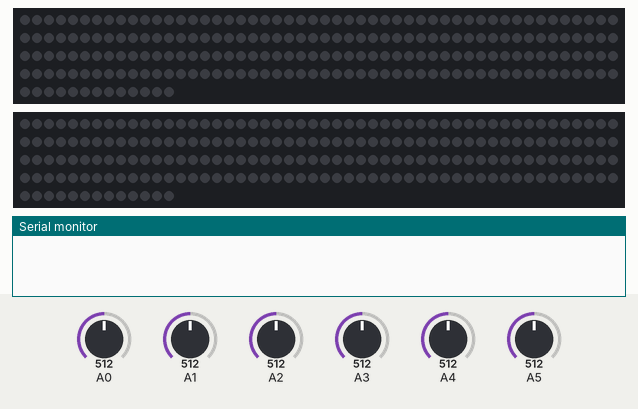
Bench run of a sketch on a simulated Arduino Uno, built with avr-gcc and run on an emulated ATmega328P. On the bench: 2 × 213 RGB LEDs in strip order, left to right, continuing on the next row, the last lines printed to the serial monitor. The test bench sets the inputs (shaded band); at power-on: A0 = 512, A1 = 512, A2 = 512, A3 = 512, A4 = 512, A5 = 512.

Above: at 1.2 s.
1.3 s: A0 set to 521
At 1.7 s:
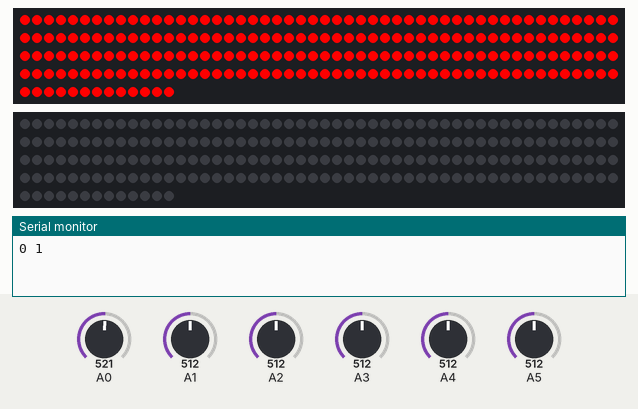
2.8 s: A1 set to 526
At 4.0 s:
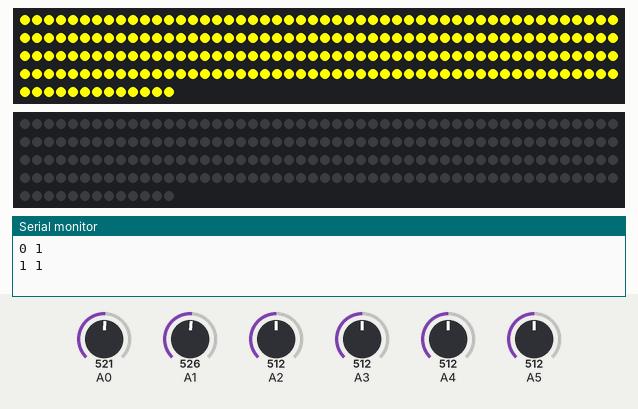
4.3 s: A2 set to 529
At 5.4 s:
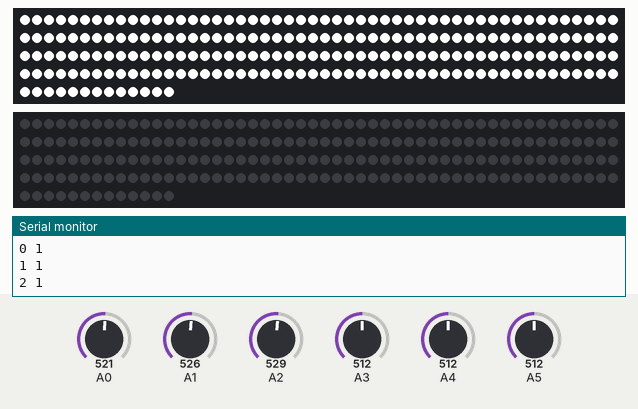
5.8 s: A3 set to 716
At 6.7 s:
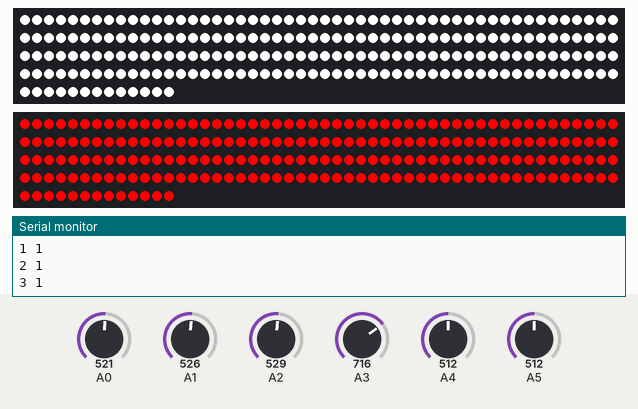
7.3 s: A4 set to 716
At 8.0 s:
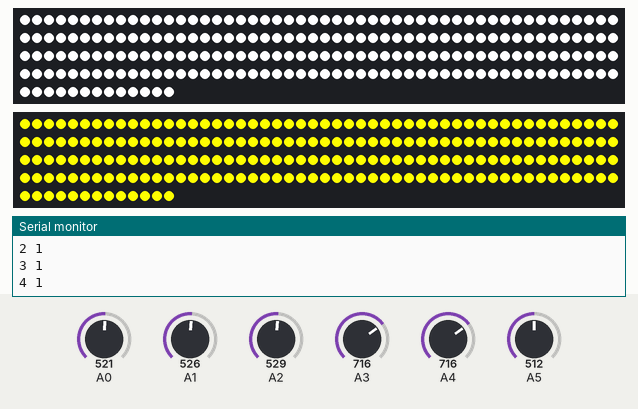
8.8 s: A0 set to 502
At 9.2 s:
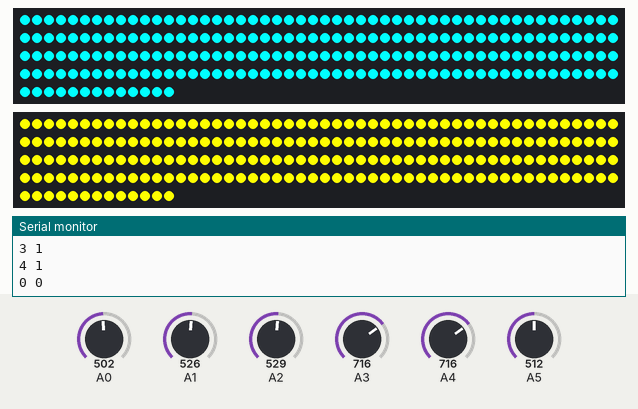
Timing chart, 0 to 11.3 s (numbered marks = the images above; inputs shaded):
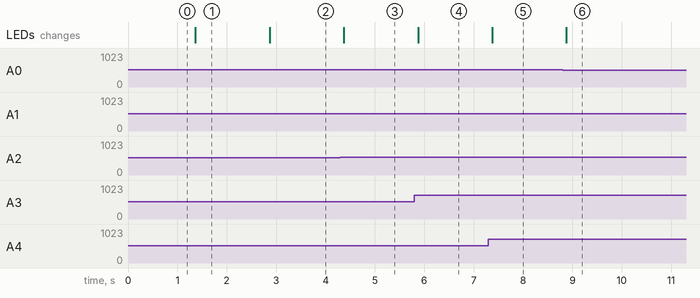

Measured:
- the behaviour switches between 512 and 513 on A0 (found by bisection; images 0 and 1)
- the behaviour switches between 512 and 513 on A1 (found by bisection; images 1 and 2)
- the behaviour switches between 512 and 513 on A2 (found by bisection; images 2 and 3)
- after the input at 1.3 s, the LEDs: change after 0.06 s (image 1)
- after the input at 2.8 s, the LEDs: change after 0.07 s (image 2)
- after the input at 4.3 s, the LEDs: change after 0.07 s (image 3)
- after the input at 5.8 s, the LEDs: change after 0.07 s (image 4)
- after the input at 7.3 s, the LEDs: change after 0.08 s (image 5)
- after the input at 8.8 s, the LEDs: change after 0.08 s (image 6)

The sketch:

ES_Transceiver_09.ino
```cpp
/*
 * https://github.com/FastLED/FastLED/wiki/Pixel-reference
 * OctoWS2811: 2,14,7,8,6,20,21,5
 * Teensy: 0,1,23,22,19,18,17
 */

#if defined(TEENSYDUINO)
  #define BAUD 115200
#else
  #define BAUD 9600
#endif

#include<FastLED.h>

#define NUM_LEDS 213
#define BRIGHTNESS 255
#define DEBUG false

CRGB leds[2][NUM_LEDS];

int a, b, c, d, e, f;
float ax, bx, cx, dx, ex, fx;
float al, bl, cl, dl, el, fl;

void setup(){
  Serial.begin(BAUD);
  FastLED.setBrightness(BRIGHTNESS);
  FastLED.addLeds<NEOPIXEL,11>(leds[0],NUM_LEDS);
  FastLED.addLeds<NEOPIXEL,12>(leds[1],NUM_LEDS);
  FastLED.clear();
  FastLED.show();
  setColorRange(255,0,0,0,NUM_LEDS,0);
  setColorRange(255,0,0,0,NUM_LEDS,1);
}

void loop(){
  if (DEBUG) return;

  readSimple(0, ax, al);
  readSimple(1, bx, bl);
  readSimple(2, cx, cl);
  readSimple(3, dx, dl);
  readSimple(4, ex, el);
  readSimple(5, fx, fl);
  //readAdvanced(23, cx, cl, 100, 300);

  a = (int)ax;
  a = map(a,0,1,0,255);

  b = (int)bx;
  b = map(b,0,1,0,255);

  c = (int)cx;
  c = map(c,0,1,0,255);

  setColorRange(a,b,c,0,NUM_LEDS,0);

  d = (int)dx;
  d = map(d,0,1,0,255);

  e = (int)ex;
  e = map(e,0,1,0,255);

  f = (int)fx;
  f = map(f,0,1,0,255);

  setColorRange(d,e,0,0,NUM_LEDS,1);

  delay(10);
}
```

Lights.ino
```cpp
void setColorRange(byte r, byte g, byte b, int startIndex, int endIndex, byte index){
  for (int i = startIndex; i < endIndex; i++){
    leds[index][i].setRGB(r,g,b);
  }
  FastLED.show();
}
```

Math.ino
```cpp
const int numReadings = 6;

int readings[numReadings];
int readIndex = 0;
int total = 0;
int average = 0;
bool first = true;

int smooth(int val) {

  if (first){
    first = false;
    for (byte i = 0; i < numReadings; i++) readings[i] = 0;
  }

  total = total - readings[readIndex];
  readings[readIndex] = val;
  total = total + readings[readIndex];
  readIndex = readIndex + 1;

  if (readIndex >= numReadings)
    readIndex = 0;

  average = total / numReadings;

  return average;

  delay(1);
}

double mapf(double val, double in_min, double in_max, double out_min, double out_max) {
  return (val - in_min) * (out_max - out_min) / (in_max - in_min) + out_min;
}

float lerp(float a, float b, float x){
  return a + x * (b - a);
}
```

Sensors.ino
```cpp
#define SMOOTHSTEP(x) ((x) * (x) * (3 - 2 * (x)))
#define N 10.0

void readSimple(byte pin, float &val, float &last){
  val = analogRead(pin);
  val = (val > 512) ? 1 : 0;

  if (val == last) return;

  s(pin,val);
  last = val;
}

void readAdvanced(byte pin, float &val, float &last, float min, float max){
  float temp = analogRead(pin);
  temp = constrain(temp,min,max);
  //temp = map(temp,min,max,255,0);
  //temp = smooth(temp);

  if (abs(temp - last) < 2) return;

  for (byte i = 0; i < N; i++) {
    float v = i / N;
    v = SMOOTHSTEP(v);
    //v = v*v;
    val = (last * v) + (temp * (1 - v));
  }

  s(pin,val);
  last = val;
}

void s(byte pin, int val){
  Serial.print(pin);
  Serial.print(' ');
  Serial.println(val);
}
```
